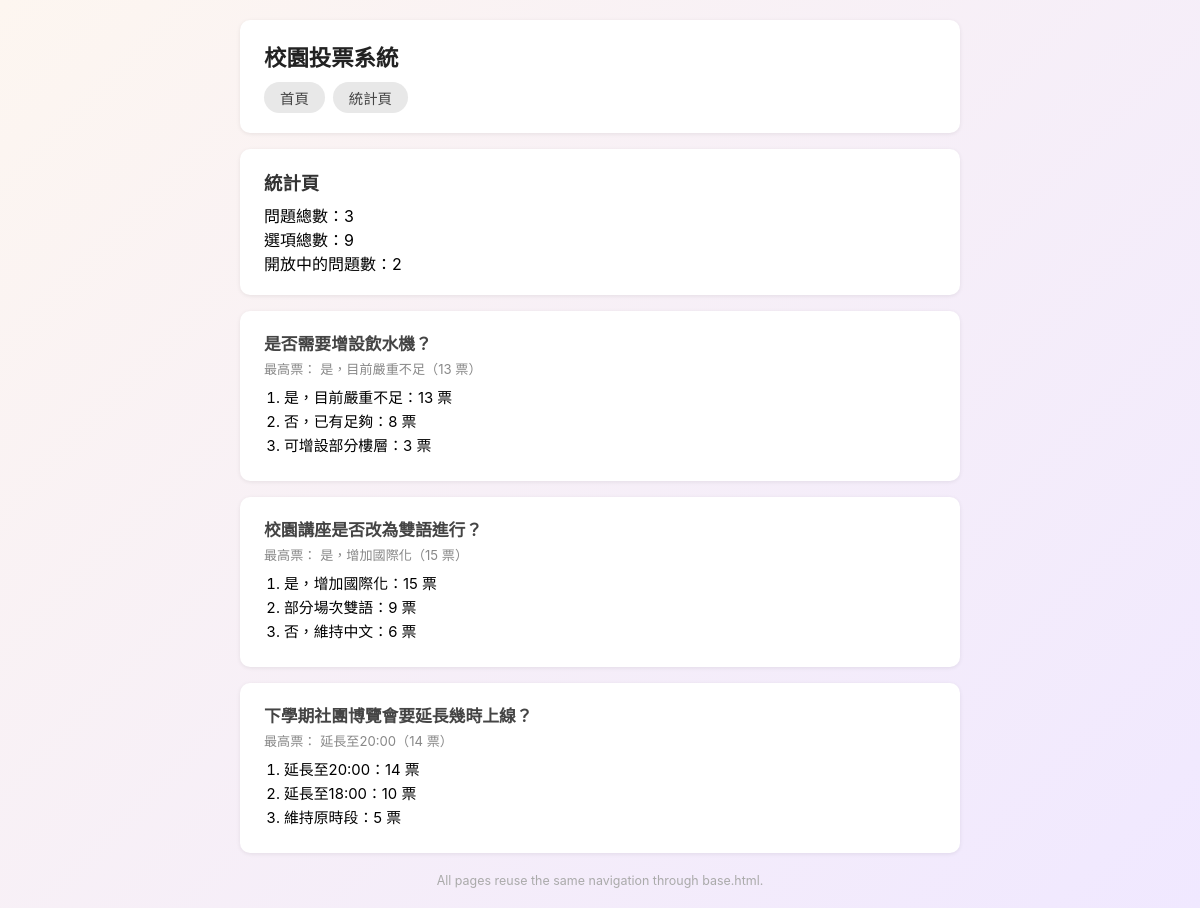
Screenshot of /stats/ with the database file from the repository.
### polls/models.py (models this page shows, shortened)
class Question(models.Model):
    title = models.CharField(max_length=200, verbose_name='題目標題')
    pub_date = models.DateTimeField(verbose_name='發布時間')
    description = models.TextField(verbose_name='題目描述')
    is_open = models.BooleanField(default=True, verbose_name='是否開放')
    class Meta:
        ordering = ['pub_date']
        verbose_name = '投票題目'
        verbose_name_plural = '投票題目'

class Choice(models.Model):
    question = models.ForeignKey(
        Question,
        on_delete=models.CASCADE,
        verbose_name='所屬題目',
    )
    choice_text = models.CharField(max_length=200, verbose_name='選項文字')
    votes = models.IntegerField(default=0, verbose_name='票數')
    class Meta:
        ordering = ['-votes']
        verbose_name = '選項'
        verbose_name_plural = '選項'

### polls/views.py (the view)
# urls.py: path('stats/', views.stats_view, name='stats'),
def stats_view(request):
    total_questions = Question.objects.count()
    total_choices = Choice.objects.count()
    open_questions = Question.objects.filter(is_open=True).count()
    questions_with_stats = []
    for q in Question.objects.all():
        choices = q.choice_set.all()          # 已依 -votes 排序
        top_choice = choices.first()
        questions_with_stats.append({
            'question': q,
            'choices': choices,
            'top_choice': top_choice,
        })
    context = {
        'total_questions': total_questions,
        'total_choices': total_choices,
        'open_questions': open_questions,
        'questions_with_stats': questions_with_stats,
    }
    return render(request, 'stats.html', context)

### templates/stats.html
{% extends "base.html" %}
{% block content %}
<div class="card">
    <h2>統計頁</h2>
    <p>問題總數：{{ total_questions }}</p>
    <p>選項總數：{{ total_choices }}</p>
    <p>開放中的問題數：{{ open_questions }}</p>
</div>
{% for item in questions_with_stats %}
<div class="card">
    <h3>{{ item.question.title }}</h3>
    <p class="tag">
        最高票：
        {% if item.top_choice %}
            {{ item.top_choice.choice_text }}（{{ item.top_choice.votes }} 票）
        {% else %}
            尚未建立選項
        {% endif %}
    </p>
    <ol style="margin-top:8px;">
    {% for choice in item.choices %}
        <li>{{ choice.choice_text }}：{{ choice.votes }} 票</li>
    {% empty %}
        <li style="color:#aaa;">尚未建立選項。</li>
    {% endfor %}
    </ol>
</div>
{% empty %}
<div class="card">
    <p style="color:#aaa;">目前沒有任何題目。</p>
</div>
{% endfor %}
{% endblock %}

### templates/base.html (style rules this page uses)
* { box-sizing: border-box; margin: 0; padding: 0; }
body { font-family: -apple-system, BlinkMacSystemFont, 'Segoe UI', sans-serif; background: linear-gradient(135deg, #fdf6f0 0%, #f0e8ff 100%); min-height: 100vh; padding: 20px; }
.card { background: #fff; border-radius: 10px; padding: 20px 24px; margin-bottom: 16px; box-shadow: 0 1px 4px rgba(0,0,0,0.08); }
h2 { font-size: 1.15em; color: #333; margin-bottom: 8px; }
h3 { font-size: 1.05em; color: #444; margin-bottom: 4px; }
ol { padding-left: 20px; margin: 6px 0; }
li { margin: 3px 0; font-size: 0.93em; }
.tag { font-size: 0.82em; color: #888; }

### rows the page displays
Question: question "是否需要增設飲水機？", top_choice.choice_text "是，目前嚴重不足", top_choice.votes "13"
Choice: choice_text "是，目前嚴重不足", votes "13"
Choice: choice_text "否，已有足夠", votes "8"
Choice: choice_text "可增設部分樓層", votes "3"
Question: question "校園講座是否改為雙語進行？", top_choice.choice_text "是，增加國際化", top_choice.votes "15"
Choice: choice_text "是，增加國際化", votes "15"
Choice: choice_text "部分場次雙語", votes "9"
Choice: choice_text "否，維持中文", votes "6"
Question: question "下學期社團博覽會要延長幾時上線？", top_choice.choice_text "延長至20:00", top_choice.votes "14"
Choice: choice_text "延長至20:00", votes "14"
Choice: choice_text "延長至18:00", votes "10"
Choice: choice_text "維持原時段", votes "5"

### other values shown
{{ total_questions }} "3"
{{ total_choices }} "9"
{{ open_questions }} "2"
